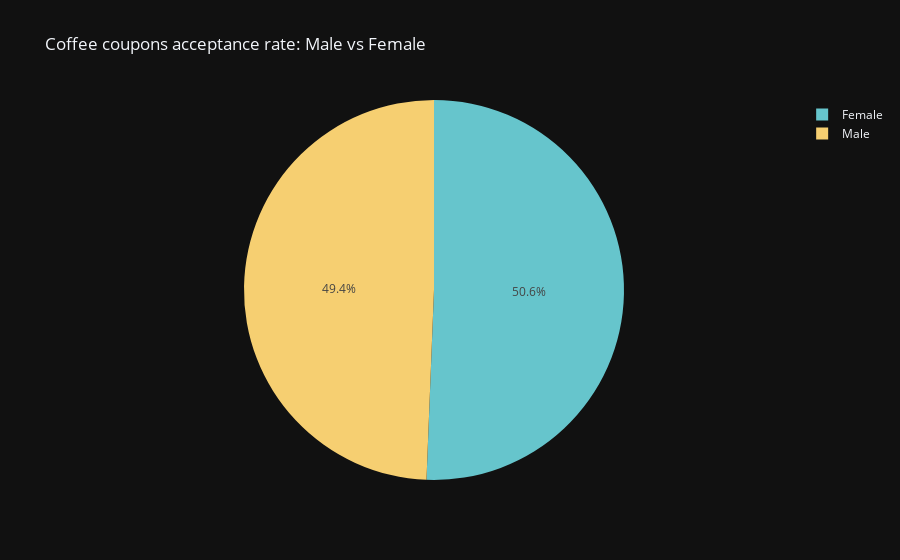

Here is the notebook cell this chart was saved with:
### Markdown cell above
1. Compare the acceptance rate between male and female drivers for coffee coupons.

### Code cell
# Plot acceptance rate: Male vs Female
df = accepted_coffee_coupons_df.groupby('gender')['coupon'].count().reset_index(name='count')

fig = px.pie(df,
             values='count', names='gender',
             title="Coffee coupons acceptance rate: Male vs Female",
             color_discrete_sequence = px.colors.qualitative.Pastel)
fig.show()

### Figure 1 — Plotly figure (JSON) as saved in the notebook; plotly's stock layout.template omitted (floating-point values rounded to 4 significant figures)
{"data": [{"domain": {"x": [0.0, 1.0], "y": [0.0, 1.0]}, "hovertemplate": "gender=%{label}<br>count=%{value}<extra></extra>", "labels": ["Female", "Male"], "legendgroup": "", "name": "", "showlegend": true, "values": [1007, 982], "type": "pie"}], "layout": {"legend": {"tracegroupgap": 0}, "title": {"text": "Coffee coupons acceptance rate: Male vs Female"}, "piecolorway": ["rgb(102, 197, 204)", "rgb(246, 207, 113)", "rgb(248, 156, 116)", "rgb(220, 176, 242)", "rgb(135, 197, 95)", "rgb(158, 185, 243)", "rgb(254, 136, 177)", "rgb(201, 219, 116)", "rgb(139, 224, 164)", "rgb(180, 151, 231)", "rgb(179, 179, 179)"]}}
